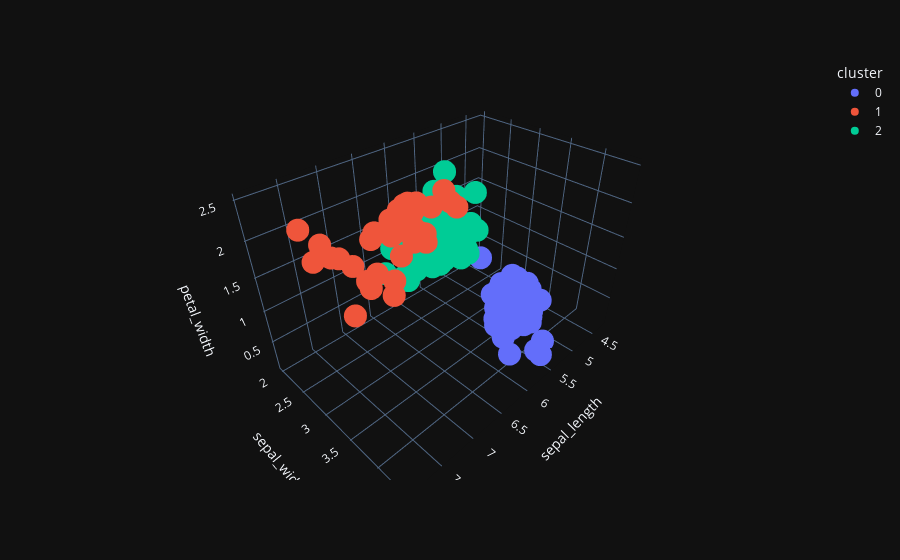

The notebook cell saved with this chart:
### Code cell
X = iris[['sepal_length', 'sepal_width', 'petal_length', 'petal_width']]
km = KMeans(n_clusters=3)
iris['cluster'] = km.fit_predict(X)
iris['cluster'] = iris['cluster'].astype('category')
px.scatter_3d(iris, x='sepal_length', y='sepal_width', z='petal_width', color='cluster')

### Figure 1 — Plotly figure (JSON) as saved in the notebook; plotly's stock layout.template omitted (floating-point values rounded to 4 significant figures)
{"data": [{"hovertemplate": "cluster=0<br>sepal_length=%{x}<br>sepal_width=%{y}<br>petal_width=%{z}<extra></extra>", "legendgroup": "0", "marker": {"color": "#636efa", "symbol": "circle"}, "mode": "markers", "name": "0", "scene": "scene", "showlegend": true, "x": [5.1, 4.9, 4.7, 4.6, 5.0, 5.4, 4.6, 5.0, 4.4, 4.9, 5.4, 4.8, 4.8, 4.3, 5.8, 5.7, 5.4, 5.1, 5.7, 5.1, 5.4, 5.1, 4.6, 5.1, 4.8, 5.0, 5.0, 5.2, 5.2, 4.7, 4.8, 5.4, 5.2, 5.5, 4.9, 5.0, 5.5, 4.9, 4.4, 5.1, 5.0, 4.5, 4.4, 5.0, 5.1, 4.8, 5.1, 4.6, 5.3, 5.0], "y": [3.5, 3.0, 3.2, 3.1, 3.6, 3.9, 3.4, 3.4, 2.9, 3.1, 3.7, 3.4, 3.0, 3.0, 4.0, 4.4, 3.9, 3.5, 3.8, 3.8, 3.4, 3.7, 3.6, 3.3, 3.4, 3.0, 3.4, 3.5, 3.4, 3.2, 3.1, 3.4, 4.1, 4.2, 3.1, 3.2, 3.5, 3.6, 3.0, 3.4, 3.5, 2.3, 3.2, 3.5, 3.8, 3.0, 3.8, 3.2, 3.7, 3.3], "z": [0.2, 0.2, 0.2, 0.2, 0.2, 0.4, 0.3, 0.2, 0.2, 0.1, 0.2, 0.2, 0.1, 0.1, 0.2, 0.4, 0.4, 0.3, 0.3, 0.3, 0.2, 0.4, 0.2, 0.5, 0.2, 0.2, 0.4, 0.2, 0.2, 0.2, 0.2, 0.4, 0.1, 0.2, 0.2, 0.2, 0.2, 0.1, 0.2, 0.2, 0.3, 0.3, 0.2, 0.6, 0.4, 0.3, 0.2, 0.2, 0.2, 0.2], "type": "scatter3d"}, {"hovertemplate": "cluster=1<br>sepal_length=%{x}<br>sepal_width=%{y}<br>petal_width=%{z}<extra></extra>", "legendgroup": "1", "marker": {"color": "#EF553B", "symbol": "circle"}, "mode": "markers", "name": "1", "scene": "scene", "showlegend": true, "x": [7.0, 6.9, 6.7, 6.3, 7.1, 6.3, 6.5, 7.6, 7.3, 6.7, 7.2, 6.5, 6.4, 6.8, 6.4, 6.5, 7.7, 7.7, 6.9, 7.7, 6.7, 7.2, 6.4, 7.2, 7.4, 7.9, 6.4, 6.1, 7.7, 6.3, 6.4, 6.9, 6.7, 6.9, 6.8, 6.7, 6.7, 6.5, 6.2], "y": [3.2, 3.1, 3.0, 3.3, 3.0, 2.9, 3.0, 3.0, 2.9, 2.5, 3.6, 3.2, 2.7, 3.0, 3.2, 3.0, 3.8, 2.6, 3.2, 2.8, 3.3, 3.2, 2.8, 3.0, 2.8, 3.8, 2.8, 2.6, 3.0, 3.4, 3.1, 3.1, 3.1, 3.1, 3.2, 3.3, 3.0, 3.0, 3.4], "z": [1.4, 1.5, 1.7, 2.5, 2.1, 1.8, 2.2, 2.1, 1.8, 1.8, 2.5, 2.0, 1.9, 2.1, 2.3, 1.8, 2.2, 2.3, 2.3, 2.0, 2.1, 1.8, 2.1, 1.6, 1.9, 2.0, 2.2, 1.4, 2.3, 2.4, 1.8, 2.1, 2.4, 2.3, 2.3, 2.5, 2.3, 2.0, 2.3], "type": "scatter3d"}, {"hovertemplate": "cluster=2<br>sepal_length=%{x}<br>sepal_width=%{y}<br>petal_width=%{z}<extra></extra>", "legendgroup": "2", "marker": {"color": "#00cc96", "symbol": "circle"}, "mode": "markers", "name": "2", "scene": "scene", "showlegend": true, "x": [6.4, 5.5, 6.5, 5.7, 6.3, 4.9, 6.6, 5.2, 5.0, 5.9, 6.0, 6.1, 5.6, 6.7, 5.6, 5.8, 6.2, 5.6, 5.9, 6.1, 6.3, 6.1, 6.4, 6.6, 6.8, 6.0, 5.7, 5.5, 5.5, 5.8, 6.0, 5.4, 6.0, 6.7, 6.3, 5.6, 5.5, 5.5, 6.1, 5.8, 5.0, 5.6, 5.7, 5.7, 6.2, 5.1, 5.7, 5.8, 4.9, 5.7, 5.8, 6.0, 5.6, 6.3, 6.2, 6.1, 6.3, 6.0, 5.8, 6.3, 5.9], "y": [3.2, 2.3, 2.8, 2.8, 3.3, 2.4, 2.9, 2.7, 2.0, 3.0, 2.2, 2.9, 2.9, 3.1, 3.0, 2.7, 2.2, 2.5, 3.2, 2.8, 2.5, 2.8, 2.9, 3.0, 2.8, 2.9, 2.6, 2.4, 2.4, 2.7, 2.7, 3.0, 3.4, 3.1, 2.3, 3.0, 2.5, 2.6, 3.0, 2.6, 2.3, 2.7, 3.0, 2.9, 2.9, 2.5, 2.8, 2.7, 2.5, 2.5, 2.8, 2.2, 2.8, 2.7, 2.8, 3.0, 2.8, 3.0, 2.7, 2.5, 3.0], "z": [1.5, 1.3, 1.5, 1.3, 1.6, 1.0, 1.3, 1.4, 1.0, 1.5, 1.0, 1.4, 1.3, 1.4, 1.5, 1.0, 1.5, 1.1, 1.8, 1.3, 1.5, 1.2, 1.3, 1.4, 1.4, 1.5, 1.0, 1.1, 1.0, 1.2, 1.6, 1.5, 1.6, 1.5, 1.3, 1.3, 1.3, 1.2, 1.4, 1.2, 1.0, 1.3, 1.2, 1.3, 1.3, 1.1, 1.3, 1.9, 1.7, 2.0, 2.4, 1.5, 2.0, 1.8, 1.8, 1.8, 1.5, 1.8, 1.9, 1.9, 1.8], "type": "scatter3d"}], "layout": {"scene": {"domain": {"x": [0.0, 1.0], "y": [0.0, 1.0]}, "xaxis": {"title": {"text": "sepal_length"}}, "yaxis": {"title": {"text": "sepal_width"}}, "zaxis": {"title": {"text": "petal_width"}}}, "legend": {"title": {"text": "cluster"}, "tracegroupgap": 0}, "margin": {"t": 60}}}
